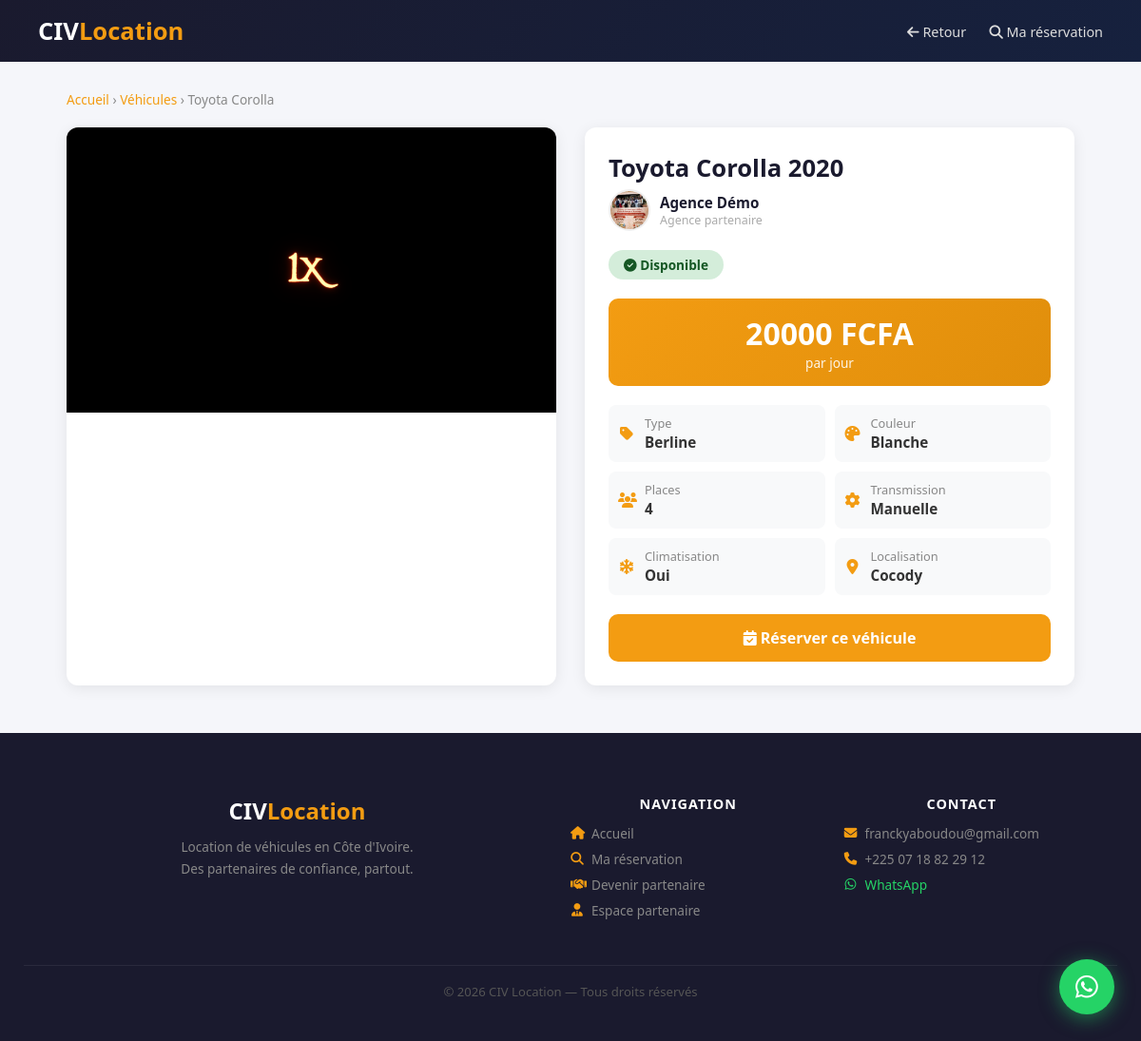
Screenshot of /vehicule/1/ with the database file from the repository.
### public/models.py (models this page shows, shortened)
class Vehicule(models.Model):
    TYPE_CHOICES = [
        ('berline', 'Berline'),
        ('suv', 'SUV'),
        ('pickup', 'Pick-up'),
        ('minibus', 'Minibus'),
        ('citadine', 'Citadine'),
        ('utilitaire', 'Utilitaire'),
        ('4x4', '4x4'),
        ('van', 'Van'),
    ]
    TRANSMISSION_CHOICES = [
        ('manuelle', 'Manuelle'),
        ('automatique', 'Automatique'),
    ]
    STATUT_CHOICES = [
        ('en_attente', 'En attente'),
        ('valide', 'Validé'),
        ('rejete', 'Rejeté'),
    ]
    partenaire = models.ForeignKey(Partenaire, on_delete=models.CASCADE, related_name='vehicules')
    marque = models.CharField(max_length=100)
    modele = models.CharField(max_length=100)
    annee = models.PositiveIntegerField()
    type_vehicule = models.CharField(max_length=20, choices=TYPE_CHOICES)
    couleur = models.CharField(max_length=50)
    nombre_places = models.PositiveIntegerField()
    transmission = models.CharField(max_length=20, choices=TRANSMISSION_CHOICES)
    climatisation = models.BooleanField(default=True)
    prix_par_jour = models.DecimalField(max_digits=10, decimal_places=0)
    localisation = models.CharField(max_length=200)
    disponible = models.BooleanField(default=True)
    description = models.TextField(blank=True)
    statut_validation = models.CharField(max_length=20, choices=STATUT_CHOICES, default='en_attente')
    date_ajout = models.DateTimeField(default=timezone.now)
    vues = models.PositiveIntegerField(default=0)
    class Meta:
        verbose_name = 'Véhicule'
        verbose_name_plural = 'Véhicules'
        ordering = ['-date_ajout']

class PhotoVehicule(models.Model):
    vehicule = models.ForeignKey(Vehicule, on_delete=models.CASCADE, related_name='photos')
    image = models.ImageField(upload_to=upload_vehicule_photo)
    ordre = models.PositiveIntegerField(default=0)
    class Meta:
        ordering = ['ordre']

class Partenaire(models.Model):
    STATUT_CHOICES = [
        ('en_attente', 'En attente'),
        ('actif', 'Actif'),
        ('suspendu', 'Suspendu'),
    ]
    nom_agence = models.CharField(max_length=200)
    nom_responsable = models.CharField(max_length=100)
    prenom_responsable = models.CharField(max_length=100)
    email = models.EmailField(unique=True)
    telephone = models.CharField(max_length=20)
    adresse = models.TextField()
    ville = models.CharField(max_length=100)
    logo = models.ImageField(upload_to='partenaires/logos/', blank=True, null=True)
    document_justificatif = models.FileField(upload_to='partenaires/documents/', blank=True, null=True)
    mot_de_passe = models.CharField(max_length=255)
    statut = models.CharField(max_length=20, choices=STATUT_CHOICES, default='en_attente')
    date_inscription = models.DateTimeField(default=timezone.now)
    derniere_connexion = models.DateTimeField(null=True, blank=True)
    class Meta:
        verbose_name = 'Partenaire'
        verbose_name_plural = 'Partenaires'
        ordering = ['-date_inscription']

### public/views.py (the view)
# urls.py: path('vehicule/<int:pk>/', views.detail_vehicule, name='detail_vehicule'),
def detail_vehicule(request, pk):
    vehicule = get_object_or_404(Vehicule, pk=pk, statut_validation='valide')
    vehicule.vues += 1
    vehicule.save(update_fields=['vues'])
    return render(request, 'public/detail_vehicule.html', {
        'vehicule': vehicule, 'photos': vehicule.photos.all(),
    })

### public/templates/public/detail_vehicule.html (shortened to what this page needs)
<!DOCTYPE html>
<html lang="fr">
<head>
<link rel="stylesheet" href="https://cdnjs.cloudflare.com/ajax/libs/font-awesome/6.4.0/css/all.min.css">
</head>
<body>
<header>
  <a href="{% url 'accueil' %}" class="logo">CIV<span>Location</span></a>
  <nav>
    <a href="{% url 'accueil' %}"><i class="fas fa-arrow-left"></i> Retour</a>
    <a href="{% url 'suivi_reservation' %}"><i class="fas fa-search"></i> Ma réservation</a>
  </nav>
</header>
<div class="container">
  <div class="fil">
    <a href="{% url 'accueil' %}">Accueil</a> &rsaquo;
    <a href="{% url 'accueil' %}">Véhicules</a> &rsaquo;
    {{ vehicule.marque }} {{ vehicule.modele }}
  </div>
  <div class="grille">
    <div class="galerie">
      {% if photos %}
      <div class="photo-principale">
        <img id="main-photo" src="{{ photos.0.image.url }}" alt="{{ vehicule.marque }}">
      </div>
      {% else %}
      <div class="no-photo"><i class="fas fa-car"></i></div>
      {% endif %}
    </div>
    <div class="fiche">
      <div class="titre">{{ vehicule.marque }} {{ vehicule.modele }} {{ vehicule.annee }}</div>
      <div class="agence-badge">
        {% if vehicule.partenaire.logo %}
        <img src="{{ vehicule.partenaire.logo.url }}" class="logo-agence-det" alt="{{ vehicule.partenaire.nom_agence }}">
        {% else %}
        <div class="logo-agence-det-defaut">{{ vehicule.partenaire.nom_agence|slice:":1"|upper }}</div>
        {% endif %}
        <div>
          <div style="font-weight:600;color:#1a1a2e;font-size:.95rem">{{ vehicule.partenaire.nom_agence }}</div>
          <div style="font-size:.78rem;color:#aaa">Agence partenaire</div>
        </div>
      </div>
      <span class="badge-dispo {% if vehicule.disponible %}dispo{% else %}indispo{% endif %}">
        {% if vehicule.disponible %}<i class="fas fa-check-circle"></i> Disponible{% else %}<i class="fas fa-times-circle"></i> Indisponible{% endif %}
      </span>
      <div class="prix-bloc">
        <div class="prix-num">{{ vehicule.prix_par_jour|floatformat:0 }} FCFA</div>
        <div class="prix-label">par jour</div>
      </div>
      <div class="specs">
        <div class="spec"><i class="fas fa-tag"></i><div><span class="spec-label">Type</span><span class="spec-val">{{ vehicule.get_type_vehicule_display }}</span></div></div>
        <div class="spec"><i class="fas fa-palette"></i><div><span class="spec-label">Couleur</span><span class="spec-val">{{ vehicule.couleur }}</span></div></div>
        <div class="spec"><i class="fas fa-users"></i><div><span class="spec-label">Places</span><span class="spec-val">{{ vehicule.nombre_places }}</span></div></div>
        <div class="spec"><i class="fas fa-cog"></i><div><span class="spec-label">Transmission</span><span class="spec-val">{{ vehicule.get_transmission_display }}</span></div></div>
        <div class="spec"><i class="fas fa-snowflake"></i><div><span class="spec-label">Climatisation</span><span class="spec-val">{% if vehicule.climatisation %}Oui{% else %}Non{% endif %}</span></div></div>
        <div class="spec"><i class="fas fa-map-marker-alt"></i><div><span class="spec-label">Localisation</span><span class="spec-val">{{ vehicule.localisation }}</span></div></div>
      </div>
      {% if vehicule.disponible %}
      <a href="{% url 'reservation' vehicule.pk %}" class="btn-reserver"><i class="fas fa-calendar-check"></i> Réserver ce véhicule</a>
      {% else %}
      <a href="#" class="btn-reserver disabled"><i class="fas fa-ban"></i> Véhicule indisponible</a>
      {% endif %}
    </div>
  </div>
</div>
<footer>
  <div class="footer-main">
    <div class="footer-brand">
      <div class="footer-logo">CIV<span>Location</span></div>
      <p>Location de véhicules en Côte d'Ivoire.<br>Des partenaires de confiance, partout.</p>
    </div>
    <div class="footer-links">
      <h4>Navigation</h4>
      <a href="/"><i class="fas fa-home"></i> Accueil</a>
      <a href="/ma-reservation/"><i class="fas fa-search"></i> Ma réservation</a>
      <a href="/devenir-partenaire/"><i class="fas fa-handshake"></i> Devenir partenaire</a>
      <a href="/partenaire/connexion/"><i class="fas fa-user-tie"></i> Espace partenaire</a>
    </div>
    <div class="footer-contact">
      <h4>Contact</h4>
      <a href="mailto:franckyaboudou@gmail.com"><i class="fas fa-envelope"></i> franckyaboudou@gmail.com</a>
      <a href="tel:+2250789923611"><i class="fas fa-phone"></i> +225 07 18 82 29 12</a>
      <a href="https://wa.me/2250718822912" target="_blank" class="wa-link"><i class="fab fa-whatsapp"></i> WhatsApp</a>
    </div>
  </div>
  <div class="footer-bottom">
    <p>© 2026 CIV Location — Tous droits réservés</p>
  </div>
</footer>
<a href="https://wa.me/2250718822912" target="_blank" class="whatsapp-float" title="Contactez-nous sur WhatsApp">
  <i class="fab fa-whatsapp"></i>
</a>
</body>
</html>

### public/templates/public/detail_vehicule.html (style rules this page uses)
* { margin:0;padding:0;box-sizing:border-box }
body { font-family:'Segoe UI',sans-serif;background:#f5f6fa;color:#333 }
header { background:linear-gradient(135deg,#1a1a2e,#16213e);color:#fff;padding:15px 40px;display:flex;align-items:center;justify-content:space-between }
.logo { font-size:1.6rem;font-weight:800;text-decoration:none;color:#fff }
.logo span { color:#f39c12 }
nav a { color:#ddd;text-decoration:none;margin-left:20px;font-size:.9rem }
.container { max-width:1100px;margin:30px auto;padding:0 20px }
.fil { font-size:.85rem;color:#888;margin-bottom:20px }
.fil a { color:#f39c12;text-decoration:none }
.grille { display:grid;grid-template-columns:1fr 1fr;gap:30px }
.galerie { background:#fff;border-radius:12px;overflow:hidden;box-shadow:0 3px 15px rgba(0,0,0,.08) }
.photo-principale { height:300px;overflow:hidden;background:#eee;display:flex;align-items:center;justify-content:center }
.photo-principale img { width:100%;height:100%;object-fit:cover }
.fiche { background:#fff;border-radius:12px;padding:25px;box-shadow:0 3px 15px rgba(0,0,0,.08) }
.titre { font-size:1.6rem;font-weight:800;color:#1a1a2e;margin-bottom:5px }
.prix-bloc { background:linear-gradient(135deg,#f39c12,#e08e0b);color:#fff;border-radius:10px;padding:15px 20px;margin-bottom:20px;text-align:center }
.prix-num { font-size:2rem;font-weight:800 }
.prix-label { font-size:.85rem;opacity:.9 }
.specs { display:grid;grid-template-columns:1fr 1fr;gap:10px;margin-bottom:20px }
.spec { display:flex;align-items:center;gap:10px;padding:10px;background:#f8f9fa;border-radius:8px }
.spec i { color:#f39c12;width:18px;text-align:center }
.spec-label { font-size:.8rem;color:#888;display:block }
.spec-val { font-size:.95rem;font-weight:600 }
.badge-dispo { display:inline-block;padding:6px 16px;border-radius:20px;font-size:.85rem;font-weight:700;margin-bottom:20px }
.dispo { background:#d4edda;color:#155724 }
.btn-reserver { display:block;background:#f39c12;color:#fff;text-decoration:none;text-align:center;padding:14px;border-radius:10px;font-size:1rem;font-weight:700;transition:background .2s }
footer { background:#1a1a2e;color:#aaa;text-align:center;padding:25px;margin-top:40px }
footer a { color:#f39c12;text-decoration:none }
footer { background:#1a1a2e;color:#aaa;margin-top:50px }
.footer-main { display:grid;grid-template-columns:2fr 1fr 1fr;gap:40px;padding:40px;max-width:1200px;margin:0 auto }
.footer-brand .footer-logo { font-size:1.5rem;font-weight:800;color:#fff;margin-bottom:10px }
.footer-brand .footer-logo span { color:#f39c12 }
.footer-brand p { font-size:.85rem;line-height:1.7;color:#888 }
.footer-links h4,.footer-contact h4 { color:#fff;font-size:.9rem;margin-bottom:12px;text-transform:uppercase;letter-spacing:1px }
.footer-links a,.footer-contact a { display:flex;align-items:center;gap:8px;color:#888;text-decoration:none;font-size:.85rem;margin-bottom:8px;transition:color .2s }
.footer-links a i,.footer-contact a i { width:14px;color:#f39c12 }
.footer-contact .wa-link { color:#25d366 !important }
.footer-contact .wa-link i { color:#25d366 !important }
.footer-bottom { border-top:1px solid rgba(255,255,255,.07);padding:18px 40px;text-align:center;font-size:.82rem;color:#555 }
.whatsapp-float { position:fixed;bottom:28px;right:28px;background:#25d366;color:#fff;border-radius:50%;width:58px;height:58px;display:flex;align-items:center;justify-content:center;font-size:1.7rem;text-decoration:none;box-shadow:0 4px 20px rgba(37,211,102,.5);z-index:9999;transition:transform .2s,box-shadow .2s;animation:pulse-wa 2.5s infinite }
.agence-badge { display:flex;align-items:center;gap:10px;margin-bottom:20px }
.logo-agence-det { width:44px;height:44px;border-radius:50%;object-fit:cover;border:2px solid #f0f0f0 }

### rows the page displays
Vehicule: marque "Toyota", modele "Corolla", annee "2020", partenaire.logo (picture), partenaire.nom_agence "Agence Démo", prix_par_jour "20000", type_vehicule "Berline", couleur "Blanche", nombre_places "4", transmission "Manuelle", localisation "Cocody"
PhotoVehicule: image (picture)
